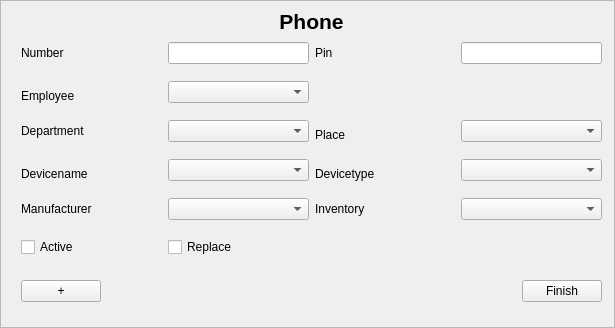
<?xml version="1.0" encoding="UTF-8"?>
<ui version="4.0">
 <class>PhoneInputArea</class>
 <widget class="QScrollArea" name="PhoneInputArea">
  <property name="geometry">
   <rect>
    <x>0</x>
    <y>0</y>
    <width>615</width>
    <height>328</height>
   </rect>
  </property>
  <property name="windowTitle">
   <string>ScrollArea</string>
  </property>
  <property name="widgetResizable">
   <bool>true</bool>
  </property>
  <widget class="QWidget" name="scrollAreaWidgetContents">
   <property name="geometry">
    <rect>
     <x>0</x>
     <y>0</y>
     <width>613</width>
     <height>326</height>
    </rect>
   </property>
   <widget class="QWidget" name="gridLayoutWidget">
    <property name="geometry">
     <rect>
      <x>20</x>
      <y>30</y>
      <width>581</width>
      <height>241</height>
     </rect>
    </property>
    <layout class="QGridLayout" name="gridLayout">
     <item row="7" column="3">
      <widget class="QComboBox" name="comboBox_Inventory"/>
     </item>
     <item row="7" column="2">
      <widget class="QLabel" name="label_Inventory">
       <property name="text">
        <string>Inventory</string>
       </property>
       <property name="buddy">
        <cstring>comboBox_Inventory</cstring>
       </property>
      </widget>
     </item>
     <item row="7" column="1">
      <widget class="QComboBox" name="comboBox_Manufacturer"/>
     </item>
     <item row="7" column="0">
      <widget class="QLabel" name="label_Manufacturer">
       <property name="text">
        <string>Manufacturer</string>
       </property>
       <property name="buddy">
        <cstring>comboBox_Manufacturer</cstring>
       </property>
      </widget>
     </item>
     <item row="5" column="1">
      <widget class="QComboBox" name="comboBox_DeviceName"/>
     </item>
     <item row="5" column="0">
      <widget class="QLabel" name="label_DeviceName">
       <property name="text">
        <string>Devicename</string>
       </property>
       <property name="alignment">
        <set>Qt::AlignBottom|Qt::AlignLeading|Qt::AlignLeft</set>
       </property>
       <property name="buddy">
        <cstring>comboBox_DeviceName</cstring>
       </property>
      </widget>
     </item>
     <item row="5" column="2">
      <widget class="QLabel" name="label_DeviceType">
       <property name="text">
        <string>Devicetype</string>
       </property>
       <property name="alignment">
        <set>Qt::AlignBottom|Qt::AlignLeading|Qt::AlignLeft</set>
       </property>
       <property name="buddy">
        <cstring>comboBox_DeviceType</cstring>
       </property>
      </widget>
     </item>
     <item row="5" column="3">
      <widget class="QComboBox" name="comboBox_DeviceType"/>
     </item>
     <item row="3" column="3">
      <widget class="QComboBox" name="comboBoxPlace"/>
     </item>
     <item row="3" column="2">
      <widget class="QLabel" name="label_Place">
       <property name="text">
        <string>Place</string>
       </property>
       <property name="alignment">
        <set>Qt::AlignBottom|Qt::AlignLeading|Qt::AlignLeft</set>
       </property>
       <property name="buddy">
        <cstring>comboBoxPlace</cstring>
       </property>
      </widget>
     </item>
     <item row="3" column="1">
      <widget class="QComboBox" name="comboBox_Department"/>
     </item>
     <item row="3" column="0">
      <widget class="QLabel" name="label_Department">
       <property name="text">
        <string>Department</string>
       </property>
       <property name="buddy">
        <cstring>comboBox_Department</cstring>
       </property>
      </widget>
     </item>
     <item row="1" column="1">
      <widget class="QLineEdit" name="lineEdit_Number">
       <property name="sizePolicy">
        <sizepolicy hsizetype="Preferred" vsizetype="Fixed">
         <horstretch>0</horstretch>
         <verstretch>0</verstretch>
        </sizepolicy>
       </property>
      </widget>
     </item>
     <item row="1" column="0">
      <widget class="QLabel" name="label_Number">
       <property name="text">
        <string>Number</string>
       </property>
       <property name="buddy">
        <cstring>lineEdit_Number</cstring>
       </property>
      </widget>
     </item>
     <item row="8" column="0">
      <widget class="QCheckBox" name="checkBox_Active">
       <property name="text">
        <string>Active</string>
       </property>
      </widget>
     </item>
     <item row="8" column="1">
      <widget class="QCheckBox" name="checkBox_Replace">
       <property name="text">
        <string>Replace</string>
       </property>
      </widget>
     </item>
     <item row="1" column="2">
      <widget class="QLabel" name="label_Pin">
       <property name="text">
        <string>Pin</string>
       </property>
       <property name="buddy">
        <cstring>lineEdit_Pin</cstring>
       </property>
      </widget>
     </item>
     <item row="1" column="3">
      <widget class="QLineEdit" name="lineEdit_Pin">
       <property name="sizePolicy">
        <sizepolicy hsizetype="Preferred" vsizetype="Fixed">
         <horstretch>0</horstretch>
         <verstretch>0</verstretch>
        </sizepolicy>
       </property>
      </widget>
     </item>
     <item row="2" column="0">
      <widget class="QLabel" name="label_Employee">
       <property name="text">
        <string>Employee</string>
       </property>
       <property name="alignment">
        <set>Qt::AlignBottom|Qt::AlignLeading|Qt::AlignLeft</set>
       </property>
       <property name="buddy">
        <cstring>comboBox_Employee</cstring>
       </property>
      </widget>
     </item>
     <item row="2" column="1">
      <widget class="QComboBox" name="comboBox_Employee"/>
     </item>
    </layout>
   </widget>
   <widget class="QWidget" name="verticalLayoutWidget">
    <property name="geometry">
     <rect>
      <x>20</x>
      <y>270</y>
      <width>581</width>
      <height>41</height>
     </rect>
    </property>
    <layout class="QHBoxLayout" name="horizontalLayout">
     <item>
      <widget class="QPushButton" name="pushButton">
       <property name="text">
        <string>+</string>
       </property>
      </widget>
     </item>
     <item>
      <spacer name="horizontalSpacer">
       <property name="orientation">
        <enum>Qt::Horizontal</enum>
       </property>
       <property name="sizeHint" stdset="0">
        <size>
         <width>40</width>
         <height>20</height>
        </size>
       </property>
      </spacer>
     </item>
     <item>
      <widget class="QPushButton" name="pushButtonFinish">
       <property name="text">
        <string>Finish</string>
       </property>
      </widget>
     </item>
    </layout>
   </widget>
   <widget class="QWidget" name="verticalLayoutWidget_2">
    <property name="geometry">
     <rect>
      <x>20</x>
      <y>10</y>
      <width>581</width>
      <height>21</height>
     </rect>
    </property>
    <layout class="QVBoxLayout" name="verticalLayout">
     <item>
      <widget class="QLabel" name="labelHeader">
       <property name="font">
        <font>
         <pointsize>16</pointsize>
         <weight>75</weight>
         <bold>true</bold>
        </font>
       </property>
       <property name="text">
        <string>Phone</string>
       </property>
       <property name="alignment">
        <set>Qt::AlignCenter</set>
       </property>
      </widget>
     </item>
    </layout>
   </widget>
  </widget>
 </widget>
 <tabstops>
  <tabstop>lineEdit_Number</tabstop>
  <tabstop>lineEdit_Pin</tabstop>
  <tabstop>comboBox_Employee</tabstop>
  <tabstop>comboBox_Department</tabstop>
  <tabstop>comboBoxPlace</tabstop>
  <tabstop>comboBox_DeviceName</tabstop>
  <tabstop>comboBox_DeviceType</tabstop>
  <tabstop>comboBox_Manufacturer</tabstop>
  <tabstop>comboBox_Inventory</tabstop>
  <tabstop>checkBox_Active</tabstop>
  <tabstop>checkBox_Replace</tabstop>
  <tabstop>pushButton</tabstop>
  <tabstop>pushButtonFinish</tabstop>
 </tabstops>
 <resources/>
 <connections/>
</ui>
